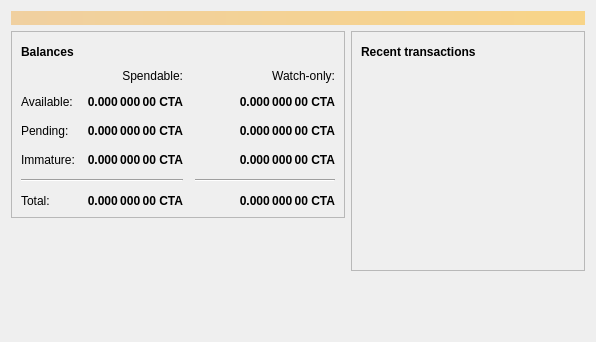
<?xml version="1.0" encoding="UTF-8"?>
<ui version="4.0">
 <class>OverviewPage</class>
 <widget class="QWidget" name="OverviewPage">
  <property name="geometry">
   <rect>
    <x>0</x>
    <y>0</y>
    <width>596</width>
    <height>342</height>
   </rect>
  </property>
  <property name="windowTitle">
   <string>Form</string>
  </property>
  <layout class="QVBoxLayout" name="topLayout">
   <item>
    <widget class="QLabel" name="labelAlerts">
     <property name="visible">
      <bool>false</bool>
     </property>
     <property name="styleSheet">
      <string notr="true">QLabel { background-color: qlineargradient(x1: 0, y1: 0, x2: 1, y2: 0, stop:0 #F0D0A0, stop:1 #F8D488); color:#000000; }</string>
     </property>
     <property name="wordWrap">
      <bool>true</bool>
     </property>
     <property name="margin">
      <number>3</number>
     </property>
     <property name="textInteractionFlags">
      <set>Qt::TextSelectableByMouse</set>
     </property>
    </widget>
   </item>
   <item>
    <layout class="QHBoxLayout" name="horizontalLayout" stretch="1,1">
     <item>
      <layout class="QVBoxLayout" name="verticalLayout_2">
       <item>
        <widget class="QFrame" name="frame">
         <property name="frameShape">
          <enum>QFrame::StyledPanel</enum>
         </property>
         <property name="frameShadow">
          <enum>QFrame::Raised</enum>
         </property>
         <layout class="QVBoxLayout" name="verticalLayout_4">
          <item>
           <layout class="QHBoxLayout" name="horizontalLayout_4">
            <item>
             <widget class="QLabel" name="label_5">
              <property name="font">
               <font>
                <weight>75</weight>
                <bold>true</bold>
               </font>
              </property>
              <property name="text">
               <string>Balances</string>
              </property>
             </widget>
            </item>
            <item>
             <widget class="QPushButton" name="labelWalletStatus">
              <property name="enabled">
               <bool>true</bool>
              </property>
              <property name="maximumSize">
               <size>
                <width>30</width>
                <height>16777215</height>
               </size>
              </property>
              <property name="toolTip">
               <string>The displayed information may be out of date. Your wallet automatically synchronizes with the Catra network after a connection is established, but this process has not completed yet.</string>
              </property>
              <property name="text">
               <string/>
              </property>
              <property name="icon">
               <iconset resource="../catra.qrc">
                <normaloff>:/icons/warning</normaloff>
                <disabledoff>:/icons/warning</disabledoff>:/icons/warning</iconset>
              </property>
              <property name="iconSize">
               <size>
                <width>24</width>
                <height>24</height>
               </size>
              </property>
              <property name="flat">
               <bool>true</bool>
              </property>
             </widget>
            </item>
            <item>
             <spacer name="horizontalSpacer_3">
              <property name="orientation">
               <enum>Qt::Horizontal</enum>
              </property>
              <property name="sizeHint" stdset="0">
               <size>
                <width>40</width>
                <height>20</height>
               </size>
              </property>
             </spacer>
            </item>
           </layout>
          </item>
          <item>
           <layout class="QGridLayout" name="gridLayout">
            <property name="spacing">
             <number>12</number>
            </property>
            <item row="2" column="2">
             <widget class="QLabel" name="labelWatchPending">
              <property name="font">
               <font>
                <weight>75</weight>
                <bold>true</bold>
               </font>
              </property>
              <property name="cursor">
               <cursorShape>IBeamCursor</cursorShape>
              </property>
              <property name="toolTip">
               <string>Unconfirmed transactions to watch-only addresses</string>
              </property>
              <property name="text">
               <string notr="true">0.000 000 00 CTA</string>
              </property>
              <property name="alignment">
               <set>Qt::AlignRight|Qt::AlignTrailing|Qt::AlignVCenter</set>
              </property>
              <property name="textInteractionFlags">
               <set>Qt::LinksAccessibleByMouse|Qt::TextSelectableByKeyboard|Qt::TextSelectableByMouse</set>
              </property>
             </widget>
            </item>
            <item row="2" column="1">
             <widget class="QLabel" name="labelUnconfirmed">
              <property name="font">
               <font>
                <weight>75</weight>
                <bold>true</bold>
               </font>
              </property>
              <property name="cursor">
               <cursorShape>IBeamCursor</cursorShape>
              </property>
              <property name="toolTip">
               <string>Total of transactions that have yet to be confirmed, and do not yet count toward the spendable balance</string>
              </property>
              <property name="text">
               <string notr="true">0.000 000 00 CTA</string>
              </property>
              <property name="alignment">
               <set>Qt::AlignRight|Qt::AlignTrailing|Qt::AlignVCenter</set>
              </property>
              <property name="textInteractionFlags">
               <set>Qt::LinksAccessibleByMouse|Qt::TextSelectableByKeyboard|Qt::TextSelectableByMouse</set>
              </property>
             </widget>
            </item>
            <item row="3" column="2">
             <widget class="QLabel" name="labelWatchImmature">
              <property name="font">
               <font>
                <weight>75</weight>
                <bold>true</bold>
               </font>
              </property>
              <property name="cursor">
               <cursorShape>IBeamCursor</cursorShape>
              </property>
              <property name="toolTip">
               <string>Mined balance in watch-only addresses that has not yet matured</string>
              </property>
              <property name="text">
               <string notr="true">0.000 000 00 CTA</string>
              </property>
              <property name="alignment">
               <set>Qt::AlignRight|Qt::AlignTrailing|Qt::AlignVCenter</set>
              </property>
              <property name="textInteractionFlags">
               <set>Qt::LinksAccessibleByMouse|Qt::TextSelectableByKeyboard|Qt::TextSelectableByMouse</set>
              </property>
             </widget>
            </item>
            <item row="4" column="0" colspan="2">
             <widget class="Line" name="line">
              <property name="orientation">
               <enum>Qt::Horizontal</enum>
              </property>
             </widget>
            </item>
            <item row="4" column="2">
             <widget class="Line" name="lineWatchBalance">
              <property name="sizePolicy">
               <sizepolicy hsizetype="Preferred" vsizetype="Fixed">
                <horstretch>0</horstretch>
                <verstretch>0</verstretch>
               </sizepolicy>
              </property>
              <property name="minimumSize">
               <size>
                <width>140</width>
                <height>0</height>
               </size>
              </property>
              <property name="orientation">
               <enum>Qt::Horizontal</enum>
              </property>
             </widget>
            </item>
            <item row="5" column="0">
             <widget class="QLabel" name="labelTotalText">
              <property name="text">
               <string>Total:</string>
              </property>
             </widget>
            </item>
            <item row="3" column="1">
             <widget class="QLabel" name="labelImmature">
              <property name="font">
               <font>
                <weight>75</weight>
                <bold>true</bold>
               </font>
              </property>
              <property name="cursor">
               <cursorShape>IBeamCursor</cursorShape>
              </property>
              <property name="toolTip">
               <string>Mined balance that has not yet matured</string>
              </property>
              <property name="text">
               <string notr="true">0.000 000 00 CTA</string>
              </property>
              <property name="alignment">
               <set>Qt::AlignRight|Qt::AlignTrailing|Qt::AlignVCenter</set>
              </property>
              <property name="textInteractionFlags">
               <set>Qt::LinksAccessibleByMouse|Qt::TextSelectableByKeyboard|Qt::TextSelectableByMouse</set>
              </property>
             </widget>
            </item>
            <item row="2" column="3">
             <spacer name="horizontalSpacer_2">
              <property name="orientation">
               <enum>Qt::Horizontal</enum>
              </property>
              <property name="sizeHint" stdset="0">
               <size>
                <width>40</width>
                <height>20</height>
               </size>
              </property>
             </spacer>
            </item>
            <item row="3" column="0">
             <widget class="QLabel" name="labelImmatureText">
              <property name="text">
               <string>Immature:</string>
              </property>
             </widget>
            </item>
            <item row="5" column="1">
             <widget class="QLabel" name="labelTotal">
              <property name="font">
               <font>
                <weight>75</weight>
                <bold>true</bold>
               </font>
              </property>
              <property name="cursor">
               <cursorShape>IBeamCursor</cursorShape>
              </property>
              <property name="toolTip">
               <string>Your current total balance</string>
              </property>
              <property name="text">
               <string notr="true">0.000 000 00 CTA</string>
              </property>
              <property name="alignment">
               <set>Qt::AlignRight|Qt::AlignTrailing|Qt::AlignVCenter</set>
              </property>
              <property name="textInteractionFlags">
               <set>Qt::LinksAccessibleByMouse|Qt::TextSelectableByKeyboard|Qt::TextSelectableByMouse</set>
              </property>
             </widget>
            </item>
            <item row="5" column="2">
             <widget class="QLabel" name="labelWatchTotal">
              <property name="font">
               <font>
                <weight>75</weight>
                <bold>true</bold>
               </font>
              </property>
              <property name="cursor">
               <cursorShape>IBeamCursor</cursorShape>
              </property>
              <property name="toolTip">
               <string>Current total balance in watch-only addresses</string>
              </property>
              <property name="text">
               <string notr="true">0.000 000 00 CTA</string>
              </property>
              <property name="alignment">
               <set>Qt::AlignRight|Qt::AlignTrailing|Qt::AlignVCenter</set>
              </property>
              <property name="textInteractionFlags">
               <set>Qt::LinksAccessibleByMouse|Qt::TextSelectableByKeyboard|Qt::TextSelectableByMouse</set>
              </property>
             </widget>
            </item>
            <item row="0" column="2">
             <widget class="QLabel" name="labelWatchonly">
              <property name="text">
               <string>Watch-only:</string>
              </property>
              <property name="alignment">
               <set>Qt::AlignRight|Qt::AlignTrailing|Qt::AlignVCenter</set>
              </property>
             </widget>
            </item>
            <item row="1" column="0">
             <widget class="QLabel" name="labelBalanceText">
              <property name="text">
               <string>Available:</string>
              </property>
             </widget>
            </item>
            <item row="1" column="1">
             <widget class="QLabel" name="labelBalance">
              <property name="font">
               <font>
                <weight>75</weight>
                <bold>true</bold>
               </font>
              </property>
              <property name="cursor">
               <cursorShape>IBeamCursor</cursorShape>
              </property>
              <property name="toolTip">
               <string>Your current spendable balance</string>
              </property>
              <property name="text">
               <string notr="true">0.000 000 00 CTA</string>
              </property>
              <property name="alignment">
               <set>Qt::AlignRight|Qt::AlignTrailing|Qt::AlignVCenter</set>
              </property>
              <property name="textInteractionFlags">
               <set>Qt::LinksAccessibleByMouse|Qt::TextSelectableByKeyboard|Qt::TextSelectableByMouse</set>
              </property>
             </widget>
            </item>
            <item row="1" column="2">
             <widget class="QLabel" name="labelWatchAvailable">
              <property name="font">
               <font>
                <weight>75</weight>
                <bold>true</bold>
               </font>
              </property>
              <property name="cursor">
               <cursorShape>IBeamCursor</cursorShape>
              </property>
              <property name="toolTip">
               <string>Your current balance in watch-only addresses</string>
              </property>
              <property name="text">
               <string notr="true">0.000 000 00 CTA</string>
              </property>
              <property name="alignment">
               <set>Qt::AlignRight|Qt::AlignTrailing|Qt::AlignVCenter</set>
              </property>
              <property name="textInteractionFlags">
               <set>Qt::LinksAccessibleByMouse|Qt::TextSelectableByKeyboard|Qt::TextSelectableByMouse</set>
              </property>
             </widget>
            </item>
            <item row="2" column="0">
             <widget class="QLabel" name="labelPendingText">
              <property name="text">
               <string>Pending:</string>
              </property>
             </widget>
            </item>
            <item row="0" column="1">
             <widget class="QLabel" name="labelSpendable">
              <property name="text">
               <string>Spendable:</string>
              </property>
              <property name="alignment">
               <set>Qt::AlignRight|Qt::AlignTrailing|Qt::AlignVCenter</set>
              </property>
             </widget>
            </item>
           </layout>
          </item>
         </layout>
        </widget>
       </item>
       <item>
        <spacer name="verticalSpacer">
         <property name="orientation">
          <enum>Qt::Vertical</enum>
         </property>
         <property name="sizeHint" stdset="0">
          <size>
           <width>20</width>
           <height>40</height>
          </size>
         </property>
        </spacer>
       </item>
      </layout>
     </item>
     <item>
      <layout class="QVBoxLayout" name="verticalLayout_3">
       <item>
        <widget class="QFrame" name="frame_2">
         <property name="frameShape">
          <enum>QFrame::StyledPanel</enum>
         </property>
         <property name="frameShadow">
          <enum>QFrame::Raised</enum>
         </property>
         <layout class="QVBoxLayout" name="verticalLayout">
          <item>
           <layout class="QHBoxLayout" name="horizontalLayout_2">
            <item>
             <widget class="QLabel" name="label_4">
              <property name="font">
               <font>
                <weight>75</weight>
                <bold>true</bold>
               </font>
              </property>
              <property name="text">
               <string>Recent transactions</string>
              </property>
             </widget>
            </item>
            <item>
             <widget class="QPushButton" name="labelTransactionsStatus">
              <property name="enabled">
               <bool>true</bool>
              </property>
              <property name="maximumSize">
               <size>
                <width>30</width>
                <height>16777215</height>
               </size>
              </property>
              <property name="toolTip">
               <string>The displayed information may be out of date. Your wallet automatically synchronizes with the Catra network after a connection is established, but this process has not completed yet.</string>
              </property>
              <property name="text">
               <string/>
              </property>
              <property name="icon">
               <iconset resource="../catra.qrc">
                <normaloff>:/icons/warning</normaloff>
                <disabledoff>:/icons/warning</disabledoff>:/icons/warning</iconset>
              </property>
              <property name="iconSize">
               <size>
                <width>24</width>
                <height>24</height>
               </size>
              </property>
              <property name="flat">
               <bool>true</bool>
              </property>
             </widget>
            </item>
            <item>
             <spacer name="horizontalSpacer">
              <property name="orientation">
               <enum>Qt::Horizontal</enum>
              </property>
              <property name="sizeHint" stdset="0">
               <size>
                <width>40</width>
                <height>20</height>
               </size>
              </property>
             </spacer>
            </item>
           </layout>
          </item>
          <item>
           <widget class="QListView" name="listTransactions">
            <property name="styleSheet">
             <string notr="true">QListView { background: transparent; }</string>
            </property>
            <property name="frameShape">
             <enum>QFrame::NoFrame</enum>
            </property>
            <property name="verticalScrollBarPolicy">
             <enum>Qt::ScrollBarAlwaysOff</enum>
            </property>
            <property name="horizontalScrollBarPolicy">
             <enum>Qt::ScrollBarAlwaysOff</enum>
            </property>
            <property name="selectionMode">
             <enum>QAbstractItemView::NoSelection</enum>
            </property>
           </widget>
          </item>
         </layout>
        </widget>
       </item>
       <item>
        <spacer name="verticalSpacer_2">
         <property name="orientation">
          <enum>Qt::Vertical</enum>
         </property>
         <property name="sizeHint" stdset="0">
          <size>
           <width>20</width>
           <height>40</height>
          </size>
         </property>
        </spacer>
       </item>
      </layout>
     </item>
    </layout>
   </item>
  </layout>
 </widget>
 <resources/>
 <connections/>
</ui>
